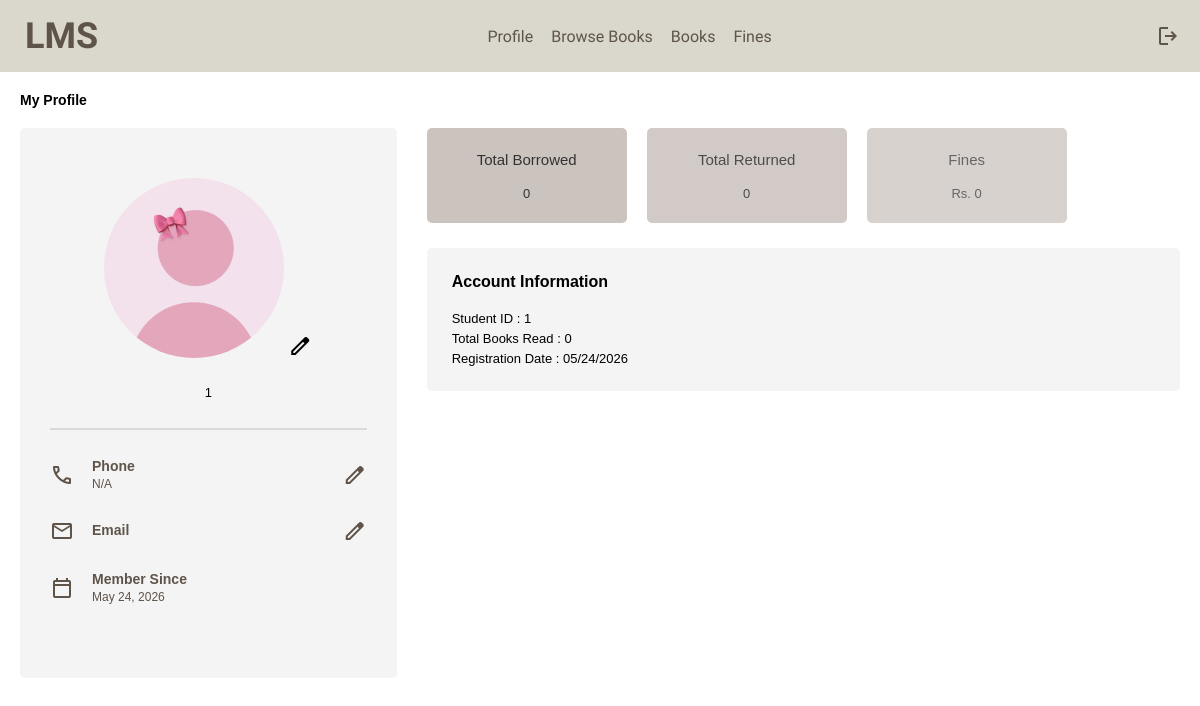
Page /user-dashboard/ (signed in) on the earlier database version.
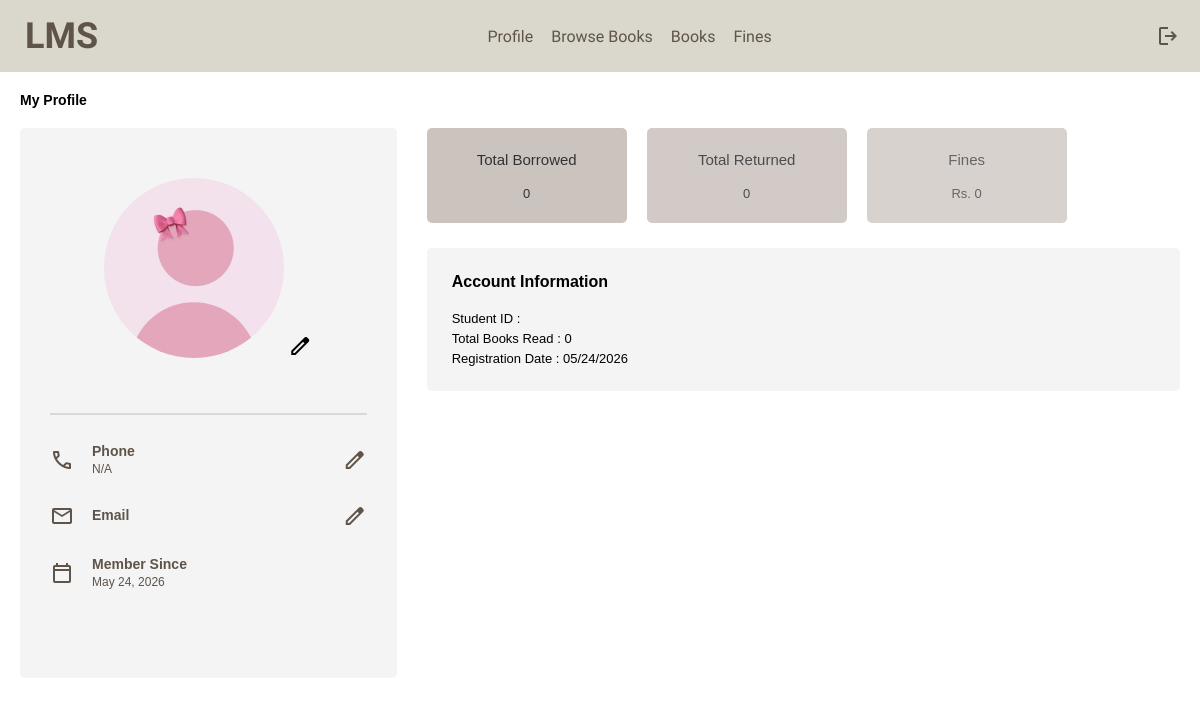
Same page on the later database version.
### library/models.py (models this page shows, shortened)
class Student(models.Model):
    user = models.OneToOneField(User, on_delete=models.CASCADE, null=True, blank=True)
    name = models.CharField(max_length=100)
    email = models.EmailField(unique=True)
    phone = models.CharField(max_length=20, default='')
    department = models.CharField(max_length=100)
    active = models.BooleanField(default=True)
    student_id = models.CharField(max_length=20, unique=True, blank=True)
    date_of_birth = models.DateField(null=True, blank=True)
    profile_picture = models.ImageField(upload_to='profile_pictures/', null=True, blank=True)

### library/views.py (the view)
# urls.py: path('user-dashboard/', views.user_dashboard, name='user_dashboard'),
@login_required
def user_dashboard(request):
    try:
        student = Student.objects.get(user=request.user)
        borrowed_books = Transaction.objects.filter(
            student=student, is_returned=False).count()
        returned_books = Transaction.objects.filter(
            student=student, is_returned=True).count()
        fines = Fine.objects.filter(student=student, paid=False)
        total_fines = sum(fine.amount for fine in fines)
    except Student.DoesNotExist:
        student = None
        borrowed_books = returned_books = total_fines = 0
    context = {
        'student': student,
        'borrowed_books': borrowed_books,
        'returned_books': returned_books,
        'total_fines': total_fines,
    }
    return render(request, 'userdashboard.html', context)

### templates/userdashboard.html (shortened to what this page needs)
{% load static %}
{% block content %}
<link rel="stylesheet" href="{% static 'css/userdashboard.css' %}" />
<div class="user-navbar">
    <div class="user-logo">
        <h1>LMS</h1>
    </div>
    <div class="user-nav-links">
        <a href="{% url "user_dashboard" %}">Profile</a>
        <a href="{% url "browse_books" %}">Browse Books</a>
        <a href="{% url "user_books" %}">Books</a>
        <a href="{% url "user_fines" %}">Fines</a>
    </div>
    <div class="logout-link">
        <a href="{% url "logout" %}">
            <span class="material-symbols-outlined">
            </span>
        </a>
    </div>
</div>
<h3>My Profile</h3>
<div class="user-profile">
    <div class="user-left-panel">
        <div class="profile-box">
            <form action="POST" action="{% url 'profile_picture' %}" enctype="multipart/form-data">
                {% if student.profile_picture %}
                <img src="{{student.profile_picture.url}}" alt="User Profile Image">
                {% else %}
                <img src="{% static 'images/user-profile.jpg' %}" alt="User Profile Image">
                {% endif %}
                <label for="profile-picture-input" class="edit-profile-picture">
                    <span class="material-symbols-outlined">edit</span>
                </label>
            </form>
            <p>{{student.student_id}}</p>
            <hr>
            <div class="info-icon">
                <span class="material-symbols-outlined left-icon">call</span>
                <div class="info-text">
                    <h1>Phone</h1>
                    <p id="phone-text">{{student.phone|default:"N/A"}}</p>
                </div>
                <span class="material-symbols-outlined right-icon edit-phone">edit</span>
            </div>
            <div class="info-icon">
                <span class="material-symbols-outlined left-icon">mail</span>
                <div class="info-text">
                    <h1>Email</h1>
                </div>
                <span class="material-symbols-outlined right-icon edit-email">edit</span>
            </div>
            <div class="info-icon">
                <span class="material-symbols-outlined left-icon">calendar_today</span>
                <div class="info-text">
                    <h1>Member Since</h1>
                    <p>{{request.user.date_joined|date:"F j, Y"}}</p>
                </div>
            </div>
        </div>
    </div>
    <div class="user-right-panel">
        <div class="stats-container">
            <div class="box box-1">
            <h1>Total Borrowed</h1>
            <p>{{ borrowed_books }}</p>
        </div>
        <div class="box box-2">
            <h1>Total Returned</h1>
            <p>{{ returned_books }}</p>
        </div>
        <div class="box box-3">
            <h1>Fines</h1>
            <p>Rs. {{ total_fines }}</p>
        </div>
        </div>
        <div class="account-info-box">
        <h2>Account Information</h2>
        <div class="account-details">
            <div class="detail-group">
                <span class="label">Student ID : </span>
                <span class="value">{{student.student_id}}</span>
            </div>
            <div class="detail-group">
                <span class="label">Total Books Read : </span>
                <span class="value">{{returned_books}}</span>
            </div>
            <div class="detail-group">
                <span class="label">Registration Date : </span>
                <span class="value">{{request.user.date_joined|date:"m/d/Y"}}</span>
            </div>
        </div>
    </div>
    </div>
</div>
{% endblock content %}

Differences in the rows shown:
removed Student: student_id "1", phone "N/A"
Other differences:
{{ student.phone|default:"N/A" }}: (not shown) → "N/A"
